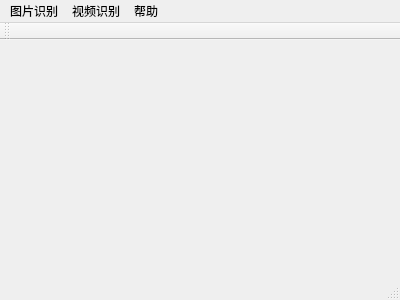
<?xml version="1.0" encoding="UTF-8"?>
<ui version="4.0">
 <class>MainWindow</class>
 <widget class="QMainWindow" name="MainWindow">
  <property name="geometry">
   <rect>
    <x>0</x>
    <y>0</y>
    <width>400</width>
    <height>300</height>
   </rect>
  </property>
  <property name="windowTitle">
   <string>MainWindow</string>
  </property>
  <widget class="QWidget" name="centralWidget"/>
  <widget class="QMenuBar" name="menuBar">
   <property name="geometry">
    <rect>
     <x>0</x>
     <y>0</y>
     <width>400</width>
     <height>28</height>
    </rect>
   </property>
   <widget class="QMenu" name="fileMenu">
    <property name="title">
     <string>图片识别</string>
    </property>
    <addaction name="picAction"/>
   </widget>
   <widget class="QMenu" name="deviceMenu">
    <property name="title">
     <string>视频识别</string>
    </property>
    <addaction name="videoFaceDetectAction"/>
    <addaction name="videoFaceReconitionAction_2"/>
   </widget>
   <widget class="QMenu" name="helpMenu">
    <property name="title">
     <string>帮助</string>
    </property>
    <addaction name="helperAction"/>
   </widget>
   <addaction name="fileMenu"/>
   <addaction name="deviceMenu"/>
   <addaction name="helpMenu"/>
  </widget>
  <widget class="QToolBar" name="mainToolBar">
   <attribute name="toolBarArea">
    <enum>TopToolBarArea</enum>
   </attribute>
   <attribute name="toolBarBreak">
    <bool>false</bool>
   </attribute>
  </widget>
  <widget class="QStatusBar" name="statusBar"/>
  <action name="picAction">
   <property name="text">
    <string>图片识别</string>
   </property>
  </action>
  <action name="videoFaceDetectAction">
   <property name="text">
    <string>人脸检测</string>
   </property>
  </action>
  <action name="trainStartAction">
   <property name="text">
    <string>识别--导入图片</string>
   </property>
  </action>
  <action name="helperAction">
   <property name="text">
    <string>操作指南</string>
   </property>
  </action>
  <action name="trainStartShotAction">
   <property name="text">
    <string>识别--截图</string>
   </property>
  </action>
  <action name="action_2">
   <property name="text">
    <string>模型训练</string>
   </property>
  </action>
  <action name="trainStartAction_2">
   <property name="text">
    <string>识别--导入图片</string>
   </property>
  </action>
  <action name="videoFaceReconitionAction_2">
   <property name="text">
    <string>人脸识别</string>
   </property>
  </action>
 </widget>
 <layoutdefault spacing="6" margin="11"/>
 <resources/>
 <connections/>
</ui>
